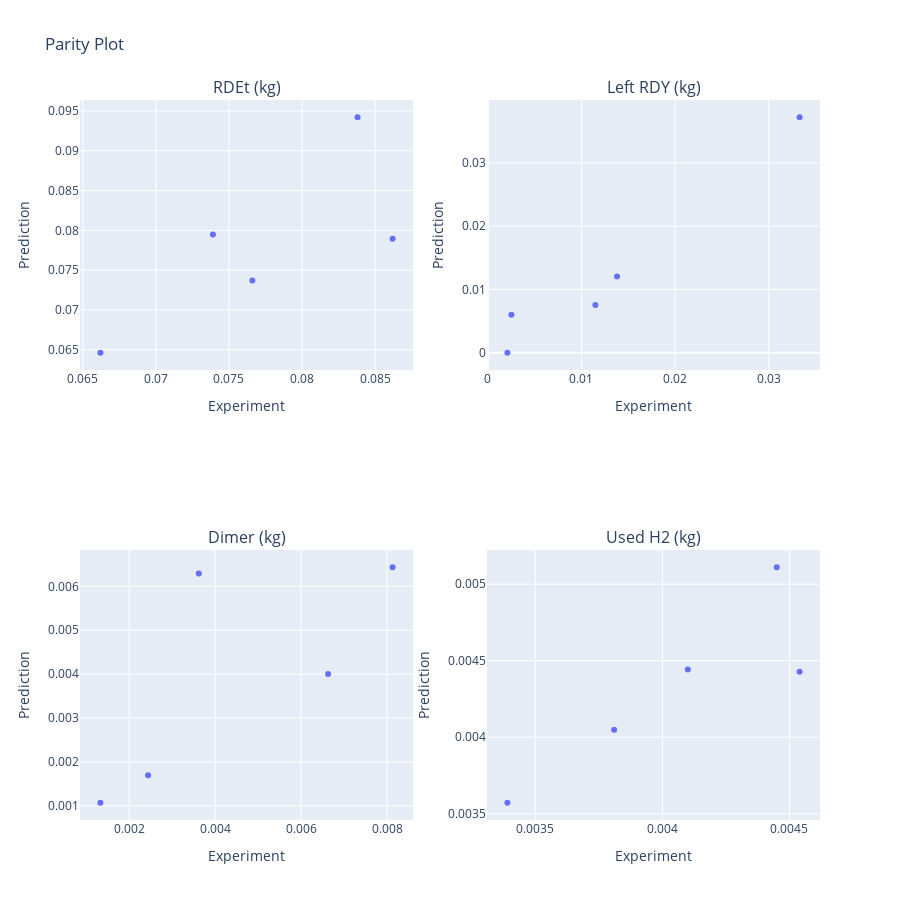

Here is the notebook cell this chart was saved with:
### Code cell
# parity plot after model calibratioin
cal_kinetics_params = {k: v for k, v in cal_params.items() if k in hydrogenation.kinetics_params()}
cal_transport_params = {k: v for k, v in cal_params.items() if k in hydrogenation.transport_params()}
hydrogenation.plot_simulation_parity(exp_dataset, kinetics_params=cal_kinetics_params, transport_params=cal_transport_params)

### Figure 1 — Plotly figure (JSON) as saved in the notebook; plotly's stock layout.template omitted (floating-point values rounded to 4 significant figures)
{"data": [{"hovertemplate": "Experiment=%{x}<br>Prediction=%{y}<extra></extra>", "legendgroup": "", "marker": {"color": "#636efa", "symbol": "circle"}, "mode": "markers", "name": "", "orientation": "v", "showlegend": false, "type": "scatter", "x": [0.0662, 0.0838, 0.0862, 0.0739, 0.0766], "xaxis": "x", "y": [0.06463, 0.0942, 0.07894, 0.07947, 0.0737], "yaxis": "y"}, {"hovertemplate": "Experiment=%{x}<br>Prediction=%{y}<extra></extra>", "legendgroup": "", "marker": {"color": "#636efa", "symbol": "circle"}, "mode": "markers", "name": "", "orientation": "v", "showlegend": false, "type": "scatter", "x": [0.0333, 0.01149, 0.00252, 0.00209, 0.0138], "xaxis": "x2", "y": [0.03721, 0.007552, 0.005988, 1e-06, 0.01207], "yaxis": "y2"}, {"hovertemplate": "Experiment=%{x}<br>Prediction=%{y}<extra></extra>", "legendgroup": "", "marker": {"color": "#636efa", "symbol": "circle"}, "mode": "markers", "name": "", "orientation": "v", "showlegend": false, "type": "scatter", "x": [0.00244, 0.00663, 0.00362, 0.00813, 0.00133], "xaxis": "x3", "y": [0.001693, 0.004, 0.006293, 0.006435, 0.001068], "yaxis": "y3"}, {"hovertemplate": "Experiment=%{x}<br>Prediction=%{y}<extra></extra>", "legendgroup": "", "marker": {"color": "#636efa", "symbol": "circle"}, "mode": "markers", "name": "", "orientation": "v", "showlegend": false, "type": "scatter", "x": [0.00339, 0.00445, 0.00454, 0.0041, 0.00381], "xaxis": "x4", "y": [0.003572, 0.00511, 0.004427, 0.004442, 0.00405], "yaxis": "y4"}], "layout": {"annotations": [{"font": {"size": 16}, "showarrow": false, "text": "RDEt (kg)", "x": 0.225, "xanchor": "center", "xref": "paper", "y": 1, "yanchor": "bottom", "yref": "paper"}, {"font": {"size": 16}, "showarrow": false, "text": "Left RDY (kg)", "x": 0.775, "xanchor": "center", "xref": "paper", "y": 1, "yanchor": "bottom", "yref": "paper"}, {"font": {"size": 16}, "showarrow": false, "text": "Dimer (kg)", "x": 0.225, "xanchor": "center", "xref": "paper", "y": 0.375, "yanchor": "bottom", "yref": "paper"}, {"font": {"size": 16}, "showarrow": false, "text": "Used H2 (kg)", "x": 0.775, "xanchor": "center", "xref": "paper", "y": 0.375, "yanchor": "bottom", "yref": "paper"}], "height": 900, "title": {"text": "Parity Plot"}, "width": 900, "xaxis": {"anchor": "y", "domain": [0, 0.45], "title": {"text": "Experiment"}}, "xaxis2": {"anchor": "y2", "domain": [0.55, 1], "title": {"text": "Experiment"}}, "xaxis3": {"anchor": "y3", "domain": [0, 0.45], "title": {"text": "Experiment"}}, "xaxis4": {"anchor": "y4", "domain": [0.55, 1], "title": {"text": "Experiment"}}, "yaxis": {"anchor": "x", "domain": [0.625, 1], "title": {"text": "Prediction"}}, "yaxis2": {"anchor": "x2", "domain": [0.625, 1], "title": {"text": "Prediction"}}, "yaxis3": {"anchor": "x3", "domain": [0, 0.375], "title": {"text": "Prediction"}}, "yaxis4": {"anchor": "x4", "domain": [0, 0.375], "title": {"text": "Prediction"}}}}
